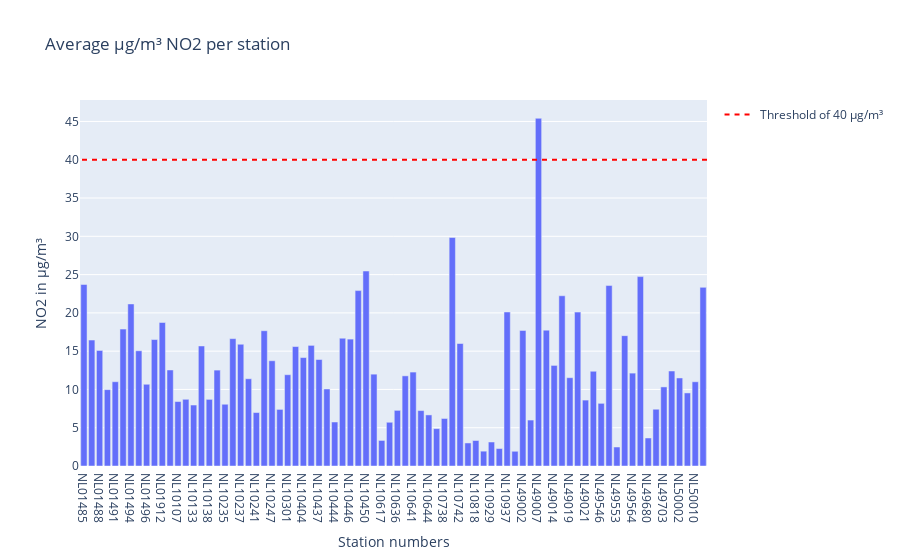
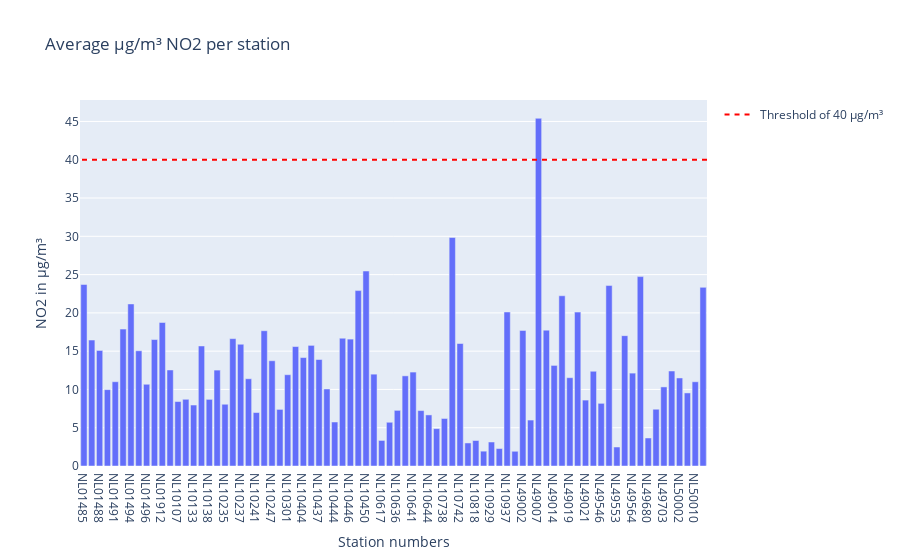

Notebook code cell kept with these figures, in order:
### Code cell
# create a bar chart representing the mean from every location alongside their measured value (raw data)
bar = px.bar(meanlocation, x='station_number' , y= 'value', title='Average µg/m³ NO2 per station')
bar.update_layout(yaxis_title='NO2 in µg/m³', xaxis_title= "Station numbers", barmode='group') 
bar.add_shape(
    legendrank=1,
    showlegend=True,
    type="line",
    xref="paper",
    line=dict(dash="5px", color='red'),
    x0=1,
    x1=0,
    y0=40,
    y1=40,
    name='Threshold of 40 µg/m³'
)

bar.show()

# create a bar chart representing the mean from every location alongside their measured value (clean data)
bar_NO2_clean = px.bar(meanlocation_clean, x='station_number' , y= 'value', title='Average µg/m³ NO2 per station')
bar_NO2_clean.update_layout(yaxis_title='NO2 in µg/m³', xaxis_title= "Station numbers", barmode='group') 
bar_NO2_clean.add_shape(
    legendrank=1,
    showlegend=True,
    type="line",
    xref="paper",
    line=dict(dash="5px", color='red'),
    x0=1,
    x1=0,
    y0=40,
    y1=40,
    name='Threshold of 40 µg/m³'
)

bar_NO2_clean.show()

### Figure 1 — Plotly figure (JSON) as saved in the notebook; plotly's stock layout.template omitted (floating-point values rounded to 4 significant figures)
{"data": [{"alignmentgroup": "True", "hovertemplate": "station_number=%{x}<br>value=%{y}<extra></extra>", "legendgroup": "", "marker": {"color": "#636efa", "pattern": {"shape": ""}}, "name": "", "offsetgroup": "", "orientation": "v", "showlegend": false, "textposition": "auto", "type": "bar", "x": ["NL01485", "NL01487", "NL01488", "NL01489", "NL01491", "NL01493", "NL01494", "NL01495", "NL01496", "NL01497", "NL01912", "NL01913", "NL10107", "NL10131", "NL10133", "NL10136", "NL10138", "NL10230", "NL10235", "NL10236", "NL10237", "NL10240", "NL10241", "NL10246", "NL10247", "NL10248", "NL10301", "NL10318", "NL10404", "NL10418", "NL10437", "NL10442", "NL10444", "NL10445", "NL10446", "NL10449", "NL10450", "NL10550", "NL10617", "NL10633", "NL10636", "NL10639", "NL10641", "NL10643", "NL10644", "NL10722", "NL10738", "NL10741", "NL10742", "NL10807", "NL10818", "NL10918", "NL10929", "NL10934", "NL10937", "NL10938", "NL49002", "NL49003", "NL49007", "NL49012", "NL49014", "NL49017", "NL49019", "NL49020", "NL49021", "NL49022", "NL49546", "NL49551", "NL49553", "NL49561", "NL49564", "NL49565", "NL49680", "NL49701", "NL49703", "NL49704", "NL50002", "NL50003", "NL50010", "NL54004"], "xaxis": "x", "y": [23.71, 16.45, 15.09, 9.977, 11.01, 17.88, 21.17, 15.05, 10.68, 16.52, 18.74, 12.54, 8.418, 8.714, 7.964, 15.68, 8.703, 12.53, 8.065, 16.63, 15.9, 11.4, 6.981, 17.67, 13.75, 7.392, 11.92, 15.6, 14.16, 15.75, 13.91, 10.06, 5.748, 16.69, 16.58, 22.91, 25.47, 12.0, 3.338, 5.712, 7.268, 11.78, 12.27, 7.238, 6.672, 4.882, 6.206, 29.84, 16.0, 3.009, 3.331, 1.937, 3.133, 2.28, 20.12, 1.923, 17.71, 6, 45.42, 17.75, 13.14, 22.23, 11.53, 20.1, 8.608, 12.38, 8.185, 23.57, 2.482, 17.02, 12.13, 24.74, 3.662, 7.415, 10.33, 12.41, 11.5, 9.545, 11, 23.33], "yaxis": "y"}], "layout": {"barmode": "group", "legend": {"tracegroupgap": 0}, "shapes": [{"legendrank": 1, "line": {"color": "red", "dash": "5px"}, "name": "Threshold of 40 µg/m³", "showlegend": true, "type": "line", "x0": 1, "x1": 0, "xref": "paper", "y0": 40, "y1": 40}], "title": {"text": "Average µg/m³ NO2 per station"}, "xaxis": {"anchor": "y", "domain": [0, 1], "title": {"text": "Station numbers"}}, "yaxis": {"anchor": "x", "domain": [0, 1], "title": {"text": "NO2 in µg/m³"}}}}

### Figure 2 — Plotly figure (JSON) as saved in the notebook; plotly's stock layout.template omitted (floating-point values rounded to 4 significant figures)
{"data": [{"alignmentgroup": "True", "hovertemplate": "station_number=%{x}<br>value=%{y}<extra></extra>", "legendgroup": "", "marker": {"color": "#636efa", "pattern": {"shape": ""}}, "name": "", "offsetgroup": "", "orientation": "v", "showlegend": false, "textposition": "auto", "type": "bar", "x": ["NL01485", "NL01487", "NL01488", "NL01489", "NL01491", "NL01493", "NL01494", "NL01495", "NL01496", "NL01497", "NL01912", "NL01913", "NL10107", "NL10131", "NL10133", "NL10136", "NL10138", "NL10230", "NL10235", "NL10236", "NL10237", "NL10240", "NL10241", "NL10246", "NL10247", "NL10248", "NL10301", "NL10318", "NL10404", "NL10418", "NL10437", "NL10442", "NL10444", "NL10445", "NL10446", "NL10449", "NL10450", "NL10550", "NL10617", "NL10633", "NL10636", "NL10639", "NL10641", "NL10643", "NL10644", "NL10722", "NL10738", "NL10741", "NL10742", "NL10807", "NL10818", "NL10918", "NL10929", "NL10934", "NL10937", "NL10938", "NL49002", "NL49003", "NL49007", "NL49012", "NL49014", "NL49017", "NL49019", "NL49020", "NL49021", "NL49022", "NL49546", "NL49551", "NL49553", "NL49561", "NL49564", "NL49565", "NL49680", "NL49701", "NL49703", "NL49704", "NL50002", "NL50003", "NL50010", "NL54004"], "xaxis": "x", "y": [23.71, 16.45, 15.09, 9.977, 11.01, 17.88, 21.17, 15.05, 10.68, 16.52, 18.74, 12.54, 8.418, 8.714, 7.964, 15.68, 8.703, 12.53, 8.065, 16.63, 15.9, 11.4, 6.981, 17.67, 13.75, 7.392, 11.92, 15.6, 14.16, 15.75, 13.91, 10.06, 5.748, 16.69, 16.58, 22.91, 25.47, 12.0, 3.338, 5.712, 7.268, 11.78, 12.27, 7.238, 6.672, 4.882, 6.206, 29.84, 16.0, 3.009, 3.331, 1.937, 3.133, 2.28, 20.12, 1.923, 17.71, 6, 45.42, 17.75, 13.14, 22.23, 11.53, 20.1, 8.608, 12.38, 8.185, 23.57, 2.482, 17.02, 12.13, 24.74, 3.662, 7.415, 10.33, 12.41, 11.5, 9.545, 11, 23.33], "yaxis": "y"}], "layout": {"barmode": "group", "legend": {"tracegroupgap": 0}, "shapes": [{"legendrank": 1, "line": {"color": "red", "dash": "5px"}, "name": "Threshold of 40 µg/m³", "showlegend": true, "type": "line", "x0": 1, "x1": 0, "xref": "paper", "y0": 40, "y1": 40}], "title": {"text": "Average µg/m³ NO2 per station"}, "xaxis": {"anchor": "y", "domain": [0, 1], "title": {"text": "Station numbers"}}, "yaxis": {"anchor": "x", "domain": [0, 1], "title": {"text": "NO2 in µg/m³"}}}}
